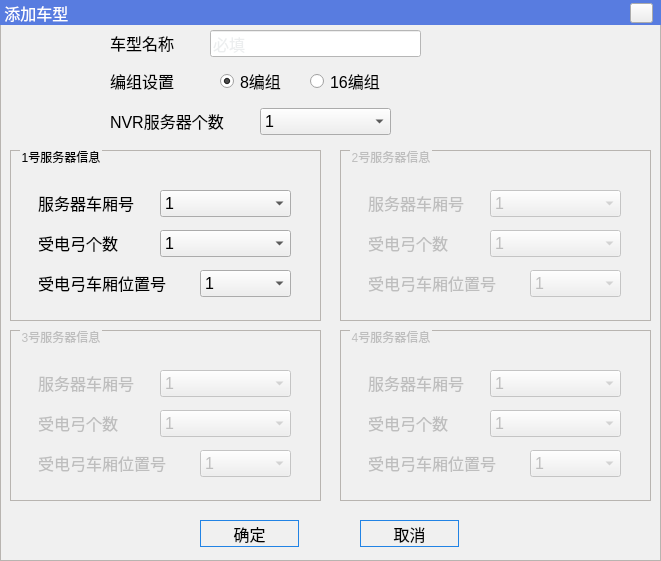
<?xml version="1.0" encoding="UTF-8"?>
<ui version="4.0">
 <class>addTrainTypeWidget</class>
 <widget class="QWidget" name="addTrainTypeWidget">
  <property name="enabled">
   <bool>true</bool>
  </property>
  <property name="geometry">
   <rect>
    <x>0</x>
    <y>0</y>
    <width>661</width>
    <height>561</height>
   </rect>
  </property>
  <property name="windowTitle">
   <string>Form</string>
  </property>
  <property name="autoFillBackground">
   <bool>true</bool>
  </property>
  <widget class="QFrame" name="frame">
   <property name="geometry">
    <rect>
     <x>0</x>
     <y>0</y>
     <width>661</width>
     <height>561</height>
    </rect>
   </property>
   <property name="styleSheet">
    <string notr="true">#frame{
background-color: rgb(240, 240, 240);
border-color: rgb(184, 180, 176);
	border-width: 1px;
	border-style: solid;
}</string>
   </property>
   <property name="frameShape">
    <enum>QFrame::StyledPanel</enum>
   </property>
   <property name="frameShadow">
    <enum>QFrame::Raised</enum>
   </property>
   <widget class="QLabel" name="label">
    <property name="geometry">
     <rect>
      <x>0</x>
      <y>0</y>
      <width>661</width>
      <height>25</height>
     </rect>
    </property>
    <property name="font">
     <font>
      <pointsize>12</pointsize>
     </font>
    </property>
    <property name="styleSheet">
     <string notr="true">background-color: rgb(88, 124, 224);
color: rgb(255, 255, 255);</string>
    </property>
    <property name="text">
     <string> 添加车型</string>
    </property>
   </widget>
   <widget class="QPushButton" name="closePushButton">
    <property name="geometry">
     <rect>
      <x>630</x>
      <y>3</y>
      <width>23</width>
      <height>20</height>
     </rect>
    </property>
    <property name="styleSheet">
     <string notr="true">border-image: url(:/res/close.png);</string>
    </property>
    <property name="text">
     <string/>
    </property>
   </widget>
   <widget class="QLabel" name="trainTypeNameLabel">
    <property name="geometry">
     <rect>
      <x>110</x>
      <y>32</y>
      <width>71</width>
      <height>21</height>
     </rect>
    </property>
    <property name="font">
     <font>
      <pointsize>12</pointsize>
     </font>
    </property>
    <property name="text">
     <string>车型名称</string>
    </property>
   </widget>
   <widget class="QLineEdit" name="trainTypeNameLineEdit">
    <property name="geometry">
     <rect>
      <x>210</x>
      <y>30</y>
      <width>211</width>
      <height>27</height>
     </rect>
    </property>
    <property name="font">
     <font>
      <pointsize>12</pointsize>
     </font>
    </property>
    <property name="styleSheet">
     <string notr="true">background-color: rgb(255, 255, 255);
color: rgb(217, 221, 223);</string>
    </property>
    <property name="text">
     <string/>
    </property>
    <property name="readOnly">
     <bool>false</bool>
    </property>
    <property name="placeholderText">
     <string notr="true">必填</string>
    </property>
   </widget>
   <widget class="QRadioButton" name="groupSetRadioButton">
    <property name="enabled">
     <bool>true</bool>
    </property>
    <property name="geometry">
     <rect>
      <x>220</x>
      <y>70</y>
      <width>71</width>
      <height>22</height>
     </rect>
    </property>
    <property name="font">
     <font>
      <pointsize>12</pointsize>
     </font>
    </property>
    <property name="styleSheet">
     <string notr="true"/>
    </property>
    <property name="text">
     <string notr="true">8编组</string>
    </property>
    <property name="checkable">
     <bool>true</bool>
    </property>
    <property name="checked">
     <bool>true</bool>
    </property>
   </widget>
   <widget class="QRadioButton" name="groupSetRadioButton_2">
    <property name="enabled">
     <bool>true</bool>
    </property>
    <property name="geometry">
     <rect>
      <x>310</x>
      <y>70</y>
      <width>81</width>
      <height>22</height>
     </rect>
    </property>
    <property name="font">
     <font>
      <pointsize>12</pointsize>
     </font>
    </property>
    <property name="text">
     <string>16编组</string>
    </property>
    <property name="checkable">
     <bool>true</bool>
    </property>
    <property name="checked">
     <bool>false</bool>
    </property>
    <property name="autoExclusive">
     <bool>true</bool>
    </property>
   </widget>
   <widget class="QLabel" name="groupSetLabel">
    <property name="geometry">
     <rect>
      <x>110</x>
      <y>70</y>
      <width>81</width>
      <height>21</height>
     </rect>
    </property>
    <property name="font">
     <font>
      <pointsize>12</pointsize>
     </font>
    </property>
    <property name="text">
     <string>编组设置</string>
    </property>
   </widget>
   <widget class="QLabel" name="serverNumLabel">
    <property name="geometry">
     <rect>
      <x>110</x>
      <y>110</y>
      <width>121</width>
      <height>21</height>
     </rect>
    </property>
    <property name="font">
     <font>
      <pointsize>12</pointsize>
     </font>
    </property>
    <property name="text">
     <string>NVR服务器个数</string>
    </property>
   </widget>
   <widget class="QComboBox" name="serverNumComboBox">
    <property name="geometry">
     <rect>
      <x>260</x>
      <y>108</y>
      <width>131</width>
      <height>27</height>
     </rect>
    </property>
    <property name="font">
     <font>
      <pointsize>12</pointsize>
     </font>
    </property>
    <item>
     <property name="text">
      <string>1</string>
     </property>
    </item>
    <item>
     <property name="text">
      <string>2</string>
     </property>
    </item>
    <item>
     <property name="text">
      <string>4</string>
     </property>
    </item>
   </widget>
   <widget class="QGroupBox" name="firstServerInfoGroupBox">
    <property name="geometry">
     <rect>
      <x>10</x>
      <y>150</y>
      <width>311</width>
      <height>171</height>
     </rect>
    </property>
    <property name="styleSheet">
     <string notr="true">QGroupBox{
border-style:solid;
border-width:1px;
border-color: rgb(184, 180, 176);
margin-top:0.5ex;
}
QGroupBox::title{
subcontrol-origin:margin;
subcontrol-position:top left;
left:10px;
margin-left:0px;
padding:0.1px
}</string>
    </property>
    <property name="title">
     <string>1号服务器信息</string>
    </property>
    <widget class="QLabel" name="firstServerPvmsNumLabel">
     <property name="geometry">
      <rect>
       <x>28</x>
       <y>82</y>
       <width>101</width>
       <height>21</height>
      </rect>
     </property>
     <property name="font">
      <font>
       <pointsize>12</pointsize>
      </font>
     </property>
     <property name="text">
      <string>受电弓个数</string>
     </property>
    </widget>
    <widget class="QLabel" name="firstServerPvmsCarNoLabel">
     <property name="geometry">
      <rect>
       <x>28</x>
       <y>122</y>
       <width>161</width>
       <height>21</height>
      </rect>
     </property>
     <property name="font">
      <font>
       <pointsize>12</pointsize>
      </font>
     </property>
     <property name="text">
      <string>受电弓车厢位置号</string>
     </property>
    </widget>
    <widget class="QLabel" name="firstServerCarNoLabel">
     <property name="geometry">
      <rect>
       <x>28</x>
       <y>42</y>
       <width>101</width>
       <height>21</height>
      </rect>
     </property>
     <property name="font">
      <font>
       <pointsize>12</pointsize>
      </font>
     </property>
     <property name="text">
      <string>服务器车厢号</string>
     </property>
    </widget>
    <widget class="QComboBox" name="firstServerPvmsNumComboBox">
     <property name="geometry">
      <rect>
       <x>150</x>
       <y>80</y>
       <width>131</width>
       <height>27</height>
      </rect>
     </property>
     <property name="font">
      <font>
       <pointsize>12</pointsize>
      </font>
     </property>
     <item>
      <property name="text">
       <string>1</string>
      </property>
     </item>
     <item>
      <property name="text">
       <string>2</string>
      </property>
     </item>
    </widget>
    <widget class="QComboBox" name="firstServerPvmsCarNoComboBox">
     <property name="geometry">
      <rect>
       <x>190</x>
       <y>120</y>
       <width>91</width>
       <height>27</height>
      </rect>
     </property>
     <property name="font">
      <font>
       <pointsize>12</pointsize>
      </font>
     </property>
     <item>
      <property name="text">
       <string>1</string>
      </property>
     </item>
     <item>
      <property name="text">
       <string>2</string>
      </property>
     </item>
     <item>
      <property name="text">
       <string>3</string>
      </property>
     </item>
     <item>
      <property name="text">
       <string>4</string>
      </property>
     </item>
     <item>
      <property name="text">
       <string>5</string>
      </property>
     </item>
     <item>
      <property name="text">
       <string>6</string>
      </property>
     </item>
     <item>
      <property name="text">
       <string>7</string>
      </property>
     </item>
     <item>
      <property name="text">
       <string>8</string>
      </property>
     </item>
    </widget>
    <widget class="QComboBox" name="firstServerCarNoComboBox">
     <property name="geometry">
      <rect>
       <x>150</x>
       <y>40</y>
       <width>131</width>
       <height>27</height>
      </rect>
     </property>
     <property name="font">
      <font>
       <pointsize>12</pointsize>
      </font>
     </property>
     <item>
      <property name="text">
       <string>1</string>
      </property>
     </item>
     <item>
      <property name="text">
       <string>2</string>
      </property>
     </item>
     <item>
      <property name="text">
       <string>3</string>
      </property>
     </item>
     <item>
      <property name="text">
       <string>4</string>
      </property>
     </item>
     <item>
      <property name="text">
       <string>5</string>
      </property>
     </item>
     <item>
      <property name="text">
       <string>6</string>
      </property>
     </item>
     <item>
      <property name="text">
       <string>7</string>
      </property>
     </item>
     <item>
      <property name="text">
       <string>8</string>
      </property>
     </item>
    </widget>
   </widget>
   <widget class="QGroupBox" name="secondServerInfoGroupBox">
    <property name="enabled">
     <bool>false</bool>
    </property>
    <property name="geometry">
     <rect>
      <x>340</x>
      <y>150</y>
      <width>311</width>
      <height>171</height>
     </rect>
    </property>
    <property name="styleSheet">
     <string notr="true">QGroupBox{
border-style:solid;
border-width:1px;
border-color: rgb(184, 180, 176);
margin-top:0.5ex;
}
QGroupBox::title{
subcontrol-origin:margin;
subcontrol-position:top left;
left:10px;
margin-left:0px;
padding:0.1px
}</string>
    </property>
    <property name="title">
     <string>2号服务器信息</string>
    </property>
    <widget class="QLabel" name="secondServerPvmsNumLabel">
     <property name="geometry">
      <rect>
       <x>28</x>
       <y>82</y>
       <width>101</width>
       <height>21</height>
      </rect>
     </property>
     <property name="font">
      <font>
       <pointsize>12</pointsize>
      </font>
     </property>
     <property name="text">
      <string>受电弓个数</string>
     </property>
    </widget>
    <widget class="QLabel" name="secondServerPvmsCarNoLabel">
     <property name="geometry">
      <rect>
       <x>28</x>
       <y>122</y>
       <width>161</width>
       <height>21</height>
      </rect>
     </property>
     <property name="font">
      <font>
       <pointsize>12</pointsize>
      </font>
     </property>
     <property name="text">
      <string>受电弓车厢位置号</string>
     </property>
    </widget>
    <widget class="QLabel" name="secondServerCarNoLabel">
     <property name="geometry">
      <rect>
       <x>28</x>
       <y>42</y>
       <width>101</width>
       <height>21</height>
      </rect>
     </property>
     <property name="font">
      <font>
       <pointsize>12</pointsize>
      </font>
     </property>
     <property name="text">
      <string>服务器车厢号</string>
     </property>
    </widget>
    <widget class="QComboBox" name="secondServerPvmsNumComboBox">
     <property name="geometry">
      <rect>
       <x>150</x>
       <y>80</y>
       <width>131</width>
       <height>27</height>
      </rect>
     </property>
     <property name="font">
      <font>
       <pointsize>12</pointsize>
      </font>
     </property>
     <item>
      <property name="text">
       <string>1</string>
      </property>
     </item>
     <item>
      <property name="text">
       <string>2</string>
      </property>
     </item>
    </widget>
    <widget class="QComboBox" name="secondServerPvmsCarNoComboBox">
     <property name="geometry">
      <rect>
       <x>190</x>
       <y>120</y>
       <width>91</width>
       <height>27</height>
      </rect>
     </property>
     <property name="font">
      <font>
       <pointsize>12</pointsize>
      </font>
     </property>
     <item>
      <property name="text">
       <string>1</string>
      </property>
     </item>
     <item>
      <property name="text">
       <string>2</string>
      </property>
     </item>
     <item>
      <property name="text">
       <string>3</string>
      </property>
     </item>
     <item>
      <property name="text">
       <string>4</string>
      </property>
     </item>
     <item>
      <property name="text">
       <string>5</string>
      </property>
     </item>
     <item>
      <property name="text">
       <string>6</string>
      </property>
     </item>
     <item>
      <property name="text">
       <string>7</string>
      </property>
     </item>
     <item>
      <property name="text">
       <string>8</string>
      </property>
     </item>
    </widget>
    <widget class="QComboBox" name="secondServerCarNoComboBox">
     <property name="geometry">
      <rect>
       <x>150</x>
       <y>40</y>
       <width>131</width>
       <height>27</height>
      </rect>
     </property>
     <property name="font">
      <font>
       <pointsize>12</pointsize>
      </font>
     </property>
     <item>
      <property name="text">
       <string>1</string>
      </property>
     </item>
     <item>
      <property name="text">
       <string>2</string>
      </property>
     </item>
     <item>
      <property name="text">
       <string>3</string>
      </property>
     </item>
     <item>
      <property name="text">
       <string>4</string>
      </property>
     </item>
     <item>
      <property name="text">
       <string>5</string>
      </property>
     </item>
     <item>
      <property name="text">
       <string>6</string>
      </property>
     </item>
     <item>
      <property name="text">
       <string>7</string>
      </property>
     </item>
     <item>
      <property name="text">
       <string>8</string>
      </property>
     </item>
    </widget>
   </widget>
   <widget class="QPushButton" name="confirmPushButton">
    <property name="geometry">
     <rect>
      <x>200</x>
      <y>520</y>
      <width>99</width>
      <height>27</height>
     </rect>
    </property>
    <property name="font">
     <font>
      <pointsize>12</pointsize>
     </font>
    </property>
    <property name="styleSheet">
     <string notr="true">color: rgb(0, 0, 0);
background-image: url(:/res/anniubk.png);
border-color: rgb(33, 131, 229);
border-width: 1px;
border-style: solid;</string>
    </property>
    <property name="text">
     <string>确定</string>
    </property>
   </widget>
   <widget class="QPushButton" name="canclePushButton">
    <property name="geometry">
     <rect>
      <x>360</x>
      <y>520</y>
      <width>99</width>
      <height>27</height>
     </rect>
    </property>
    <property name="font">
     <font>
      <pointsize>12</pointsize>
     </font>
    </property>
    <property name="styleSheet">
     <string notr="true">color: rgb(0, 0, 0);
background-image: url(:/res/anniubk.png);
border-color: rgb(33, 131, 229);
border-width: 1px;
border-style: solid;</string>
    </property>
    <property name="text">
     <string>取消</string>
    </property>
   </widget>
   <widget class="QGroupBox" name="thirdServerInfoGroupBox">
    <property name="enabled">
     <bool>false</bool>
    </property>
    <property name="geometry">
     <rect>
      <x>10</x>
      <y>330</y>
      <width>311</width>
      <height>171</height>
     </rect>
    </property>
    <property name="styleSheet">
     <string notr="true">QGroupBox{
border-style:solid;
border-width:1px;
border-color: rgb(184, 180, 176);
margin-top:0.5ex;
}
QGroupBox::title{
subcontrol-origin:margin;
subcontrol-position:top left;
left:10px;
margin-left:0px;
padding:0.1px
}</string>
    </property>
    <property name="title">
     <string>3号服务器信息</string>
    </property>
    <widget class="QLabel" name="thirdServerPvmsNumLabel">
     <property name="geometry">
      <rect>
       <x>28</x>
       <y>82</y>
       <width>101</width>
       <height>21</height>
      </rect>
     </property>
     <property name="font">
      <font>
       <pointsize>12</pointsize>
      </font>
     </property>
     <property name="text">
      <string>受电弓个数</string>
     </property>
    </widget>
    <widget class="QLabel" name="thirdServerPvmsCarNoLabel">
     <property name="geometry">
      <rect>
       <x>28</x>
       <y>122</y>
       <width>161</width>
       <height>21</height>
      </rect>
     </property>
     <property name="font">
      <font>
       <pointsize>12</pointsize>
      </font>
     </property>
     <property name="text">
      <string>受电弓车厢位置号</string>
     </property>
    </widget>
    <widget class="QLabel" name="thirdServerCarNoLabel">
     <property name="geometry">
      <rect>
       <x>28</x>
       <y>42</y>
       <width>101</width>
       <height>21</height>
      </rect>
     </property>
     <property name="font">
      <font>
       <pointsize>12</pointsize>
      </font>
     </property>
     <property name="text">
      <string>服务器车厢号</string>
     </property>
    </widget>
    <widget class="QComboBox" name="thirdServerPvmsNumComboBox">
     <property name="geometry">
      <rect>
       <x>150</x>
       <y>80</y>
       <width>131</width>
       <height>27</height>
      </rect>
     </property>
     <property name="font">
      <font>
       <pointsize>12</pointsize>
      </font>
     </property>
     <item>
      <property name="text">
       <string>1</string>
      </property>
     </item>
     <item>
      <property name="text">
       <string>2</string>
      </property>
     </item>
    </widget>
    <widget class="QComboBox" name="thirdServerPvmsCarNoComboBox">
     <property name="geometry">
      <rect>
       <x>190</x>
       <y>120</y>
       <width>91</width>
       <height>27</height>
      </rect>
     </property>
     <property name="font">
      <font>
       <pointsize>12</pointsize>
      </font>
     </property>
     <item>
      <property name="text">
       <string>1</string>
      </property>
     </item>
     <item>
      <property name="text">
       <string>2</string>
      </property>
     </item>
     <item>
      <property name="text">
       <string>3</string>
      </property>
     </item>
     <item>
      <property name="text">
       <string>4</string>
      </property>
     </item>
     <item>
      <property name="text">
       <string>5</string>
      </property>
     </item>
     <item>
      <property name="text">
       <string>6</string>
      </property>
     </item>
     <item>
      <property name="text">
       <string>7</string>
      </property>
     </item>
     <item>
      <property name="text">
       <string>8</string>
      </property>
     </item>
    </widget>
    <widget class="QComboBox" name="thirdServerCarNoComboBox">
     <property name="geometry">
      <rect>
       <x>150</x>
       <y>40</y>
       <width>131</width>
       <height>27</height>
      </rect>
     </property>
     <property name="font">
      <font>
       <pointsize>12</pointsize>
      </font>
     </property>
     <item>
      <property name="text">
       <string>1</string>
      </property>
     </item>
     <item>
      <property name="text">
       <string>2</string>
      </property>
     </item>
     <item>
      <property name="text">
       <string>3</string>
      </property>
     </item>
     <item>
      <property name="text">
       <string>4</string>
      </property>
     </item>
     <item>
      <property name="text">
       <string>5</string>
      </property>
     </item>
     <item>
      <property name="text">
       <string>6</string>
      </property>
     </item>
     <item>
      <property name="text">
       <string>7</string>
      </property>
     </item>
     <item>
      <property name="text">
       <string>8</string>
      </property>
     </item>
    </widget>
   </widget>
   <widget class="QGroupBox" name="fourthServerInfoGroupBox">
    <property name="enabled">
     <bool>false</bool>
    </property>
    <property name="geometry">
     <rect>
      <x>340</x>
      <y>330</y>
      <width>311</width>
      <height>171</height>
     </rect>
    </property>
    <property name="styleSheet">
     <string notr="true">QGroupBox{
border-style:solid;
border-width:1px;
border-color: rgb(184, 180, 176);
margin-top:0.5ex;
}
QGroupBox::title{
subcontrol-origin:margin;
subcontrol-position:top left;
left:10px;
margin-left:0px;
padding:0.1px
}</string>
    </property>
    <property name="title">
     <string>4号服务器信息</string>
    </property>
    <widget class="QLabel" name="fourthServerPvmsNumLabel">
     <property name="geometry">
      <rect>
       <x>28</x>
       <y>82</y>
       <width>101</width>
       <height>21</height>
      </rect>
     </property>
     <property name="font">
      <font>
       <pointsize>12</pointsize>
      </font>
     </property>
     <property name="text">
      <string>受电弓个数</string>
     </property>
    </widget>
    <widget class="QLabel" name="fourthServerPvmsCarNoLabel">
     <property name="geometry">
      <rect>
       <x>28</x>
       <y>122</y>
       <width>161</width>
       <height>21</height>
      </rect>
     </property>
     <property name="font">
      <font>
       <pointsize>12</pointsize>
      </font>
     </property>
     <property name="text">
      <string>受电弓车厢位置号</string>
     </property>
    </widget>
    <widget class="QLabel" name="fourthServerCarNoLabel">
     <property name="geometry">
      <rect>
       <x>28</x>
       <y>42</y>
       <width>101</width>
       <height>21</height>
      </rect>
     </property>
     <property name="font">
      <font>
       <pointsize>12</pointsize>
      </font>
     </property>
     <property name="text">
      <string>服务器车厢号</string>
     </property>
    </widget>
    <widget class="QComboBox" name="fourthServerPvmsNumComboBox">
     <property name="geometry">
      <rect>
       <x>150</x>
       <y>80</y>
       <width>131</width>
       <height>27</height>
      </rect>
     </property>
     <property name="font">
      <font>
       <pointsize>12</pointsize>
      </font>
     </property>
     <item>
      <property name="text">
       <string>1</string>
      </property>
     </item>
     <item>
      <property name="text">
       <string>2</string>
      </property>
     </item>
    </widget>
    <widget class="QComboBox" name="fourthServerPvmsCarNoComboBox">
     <property name="geometry">
      <rect>
       <x>190</x>
       <y>120</y>
       <width>91</width>
       <height>27</height>
      </rect>
     </property>
     <property name="font">
      <font>
       <pointsize>12</pointsize>
      </font>
     </property>
     <item>
      <property name="text">
       <string>1</string>
      </property>
     </item>
     <item>
      <property name="text">
       <string>2</string>
      </property>
     </item>
     <item>
      <property name="text">
       <string>3</string>
      </property>
     </item>
     <item>
      <property name="text">
       <string>4</string>
      </property>
     </item>
     <item>
      <property name="text">
       <string>5</string>
      </property>
     </item>
     <item>
      <property name="text">
       <string>6</string>
      </property>
     </item>
     <item>
      <property name="text">
       <string>7</string>
      </property>
     </item>
     <item>
      <property name="text">
       <string>8</string>
      </property>
     </item>
    </widget>
    <widget class="QComboBox" name="fourthServerCarNoComboBox">
     <property name="geometry">
      <rect>
       <x>150</x>
       <y>40</y>
       <width>131</width>
       <height>27</height>
      </rect>
     </property>
     <property name="font">
      <font>
       <pointsize>12</pointsize>
      </font>
     </property>
     <item>
      <property name="text">
       <string>1</string>
      </property>
     </item>
     <item>
      <property name="text">
       <string>2</string>
      </property>
     </item>
     <item>
      <property name="text">
       <string>3</string>
      </property>
     </item>
     <item>
      <property name="text">
       <string>4</string>
      </property>
     </item>
     <item>
      <property name="text">
       <string>5</string>
      </property>
     </item>
     <item>
      <property name="text">
       <string>6</string>
      </property>
     </item>
     <item>
      <property name="text">
       <string>7</string>
      </property>
     </item>
     <item>
      <property name="text">
       <string>8</string>
      </property>
     </item>
    </widget>
   </widget>
   <widget class="QLabel" name="trainTypeNameWarnLabel">
    <property name="geometry">
     <rect>
      <x>440</x>
      <y>32</y>
      <width>131</width>
      <height>17</height>
     </rect>
    </property>
    <property name="styleSheet">
     <string notr="true">color: rgb(240, 10, 10);</string>
    </property>
    <property name="text">
     <string/>
    </property>
   </widget>
  </widget>
 </widget>
 <resources/>
 <connections/>
</ui>
